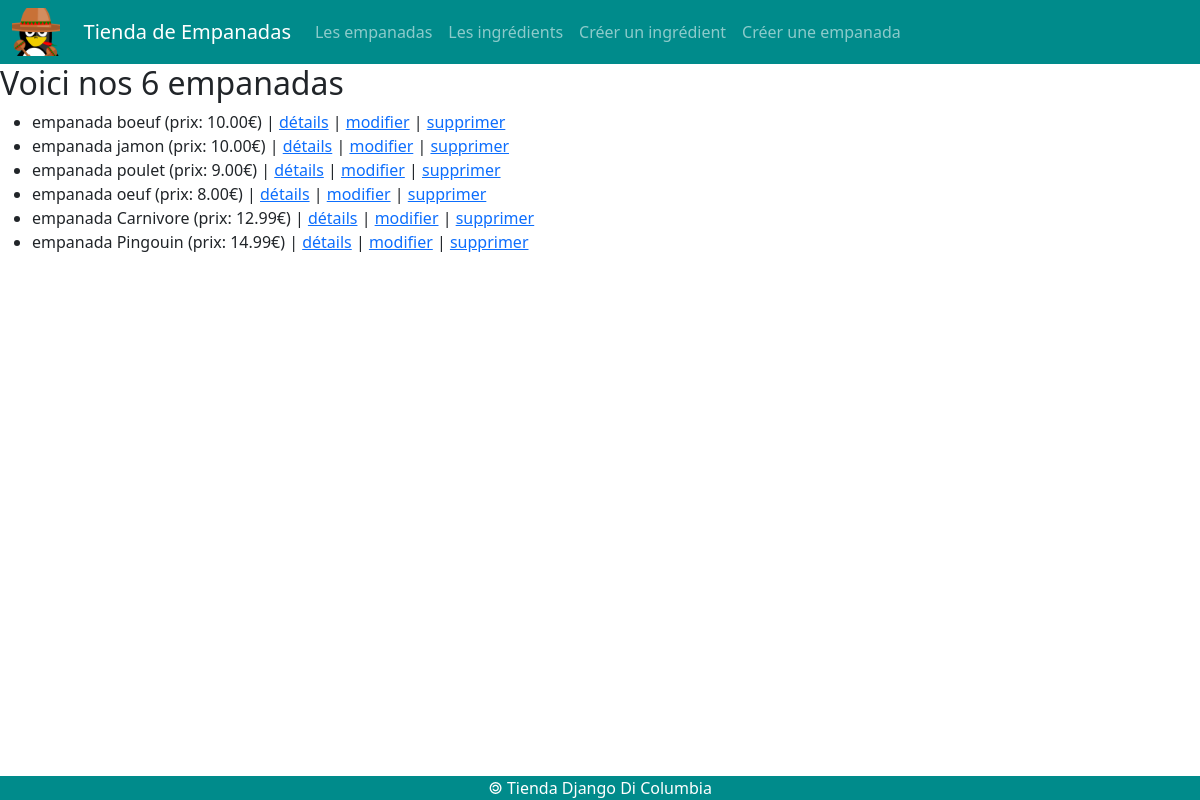
The page /empanadas/ on the database as committed earlier.
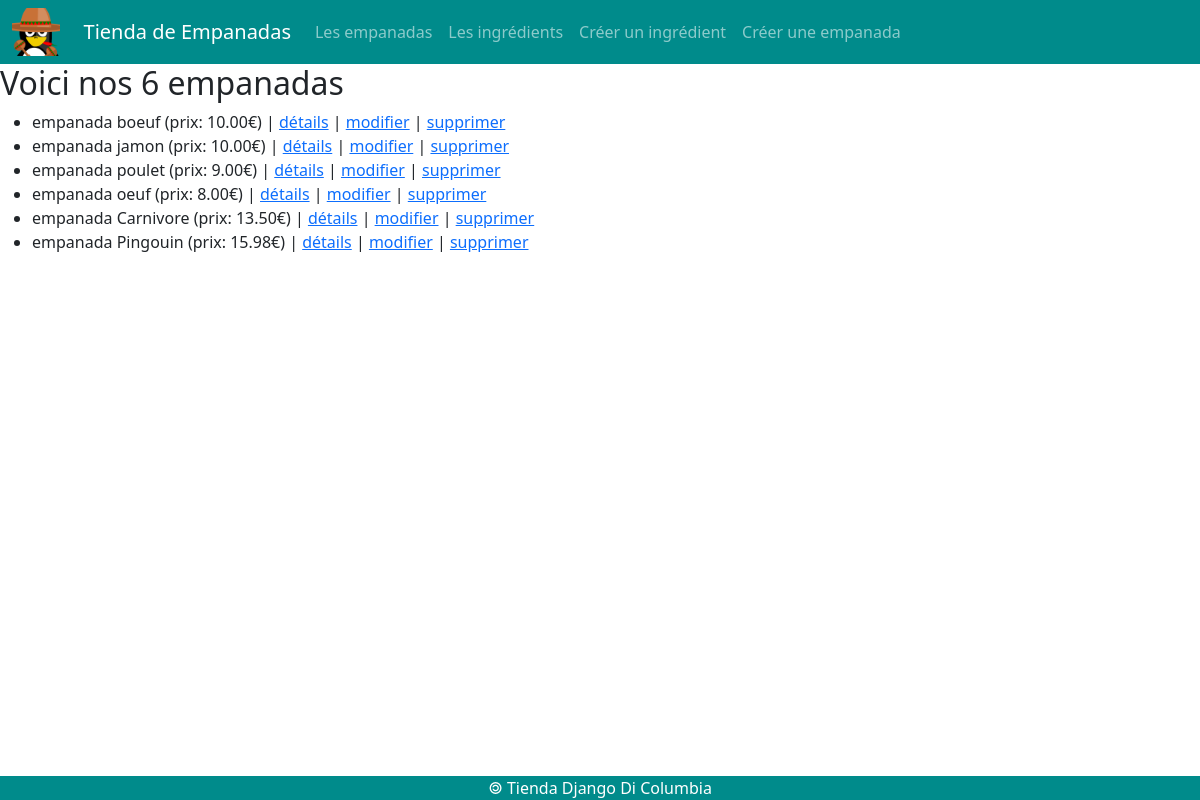
The same page on the database as committed later.
### empanadas/models.py (models this page shows)
class Empanada(models.Model) :
    idEmpanada = models.AutoField(primary_key = True)
    nomEmpanada = models.CharField(max_length = 50)
    prix = models.DecimalField(max_digits = 6, decimal_places = 2)
    def __str__(self) :
        return 'empanada ' + self.nomEmpanada + ' (prix: ' + str(self.prix) + '€)'

### empanadas/views.py (the view)
# urls.py: path('empanadas/', views.empanadas),
def empanadas(request) :
    lesEmpanadas = Empanada.objects.all()
    return render(
        request,
        'empanadas/empanadas.html',
        { 'empanadas' : lesEmpanadas}
    )

### empanadas/templates/empanadas/empanadas.html (shortened to what this page needs)
{% extends 'empanadas/base.html' %}
{% block main %}
<h2>Voici nos {{empanadas|length}} empanadas</h2>
<ul>
    {% for emp in empanadas %}
    <li>
        {{emp}}
        | <a href="/empanada/{{emp.idEmpanada}}">détails</a>
        | <a href="/empanada/{{emp.idEmpanada}}/update">modifier</a>
        | <a href="/empanada/{{emp.idEmpanada}}/delete">supprimer</a>
    </li>
    {% endfor %}
</ul>
{% endblock %}

Rows that differ between the two databases and show on the page:
changed Empanada: nomEmpanada+prix "empanada Carnivore (prix: 12.99€)" → "empanada Carnivore (prix: 13.50€)"
changed Empanada: nomEmpanada+prix "empanada Pingouin (prix: 14.99€)" → "empanada Pingouin (prix: 15.98€)"
